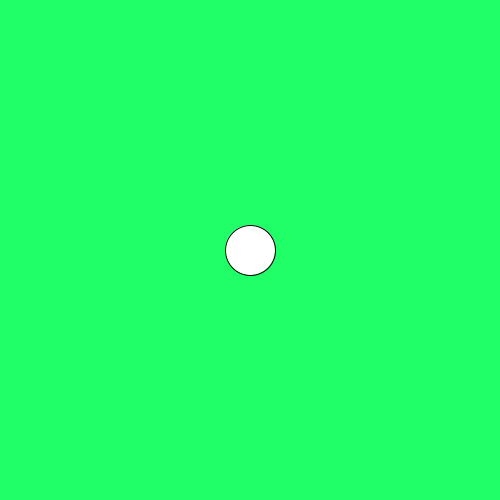
Frame 1 (no input)
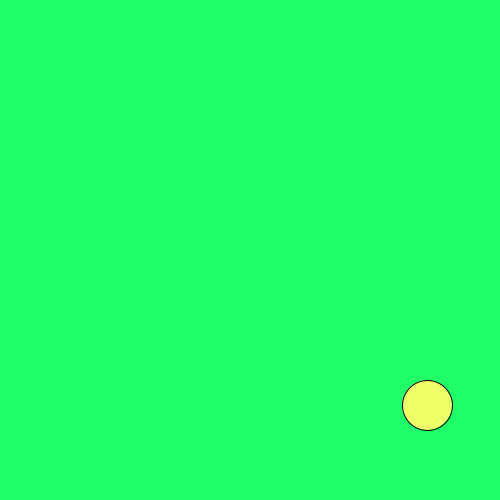
Frame 60 (the mouse pressed at the canvas centre just before this capture)
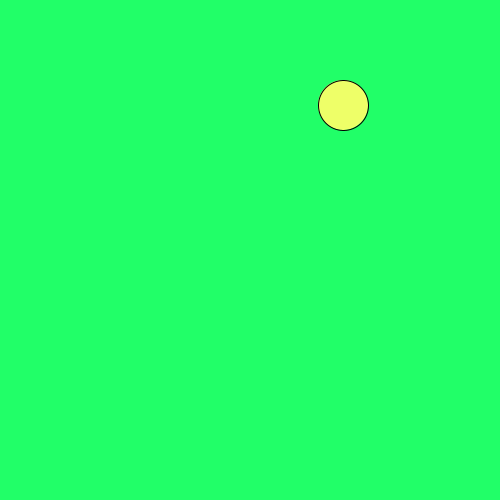
Frame 120 (the mouse held since frame 60 and released just before this capture)

The Processing sketch that drew these frames (run headless with seeded random() and noise(); from frame 60 on, the mouse is pressed at the canvas centre):

// Processing sketch: processing_32998
// ── processing_32998.pde

void setup(){
 size(500, 500); 
}

//setting up the cordinate ball
 int centerx = 250;
 int centery = 250;
 
 int speedx = 3;
 int speedy = 5;
 

void draw(){

  background(33, 255, 104);
  ellipse(centerx, centery, 50, 50);
  fill(238, 255, 104);
 
  centerx = centerx + speedx;
  centery = centery + speedy;
  
  
 if(centerx <= 25){
  speedx = speedx * -1;
 }

  if(centery >= 475) {
  speedy = speedy * -1;
 }
 
  if(centerx >= 475) {
  speedx = speedx * -1;
 }
 
  if(centery <= 25){
  speedy = speedy * -1;
 
 
  
}
}
  
